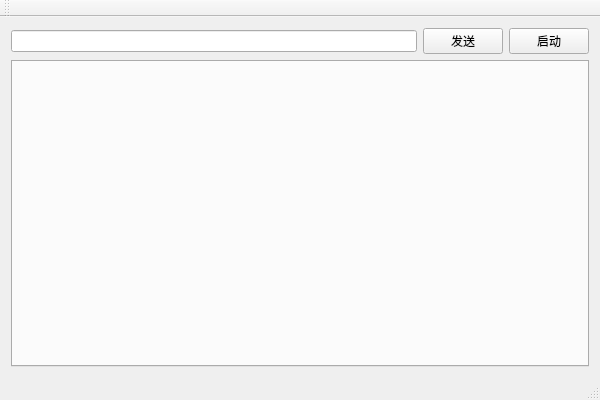
<?xml version="1.0" encoding="UTF-8"?>
<ui version="4.0">
 <class>TestClass</class>
 <widget class="QMainWindow" name="TestClass">
  <property name="geometry">
   <rect>
    <x>0</x>
    <y>0</y>
    <width>600</width>
    <height>400</height>
   </rect>
  </property>
  <property name="windowTitle">
   <string>Test</string>
  </property>
  <widget class="QWidget" name="centralWidget">
   <layout class="QVBoxLayout" name="verticalLayout">
    <item>
     <layout class="QHBoxLayout" name="horizontalLayout">
      <item>
       <widget class="QLineEdit" name="lineEdit"/>
      </item>
      <item>
       <widget class="QPushButton" name="pushButton">
        <property name="text">
         <string>发送</string>
        </property>
       </widget>
      </item>
      <item>
       <widget class="QPushButton" name="pushButton_2">
        <property name="text">
         <string>启动</string>
        </property>
       </widget>
      </item>
     </layout>
    </item>
    <item>
     <widget class="QTabWidget" name="tabWidget"/>
    </item>
   </layout>
  </widget>
  <widget class="QMenuBar" name="menuBar">
   <property name="geometry">
    <rect>
     <x>0</x>
     <y>0</y>
     <width>600</width>
     <height>23</height>
    </rect>
   </property>
  </widget>
  <widget class="QToolBar" name="mainToolBar">
   <attribute name="toolBarArea">
    <enum>TopToolBarArea</enum>
   </attribute>
   <attribute name="toolBarBreak">
    <bool>false</bool>
   </attribute>
  </widget>
  <widget class="QStatusBar" name="statusBar"/>
 </widget>
 <layoutdefault spacing="6" margin="11"/>
 <resources>
  <include location="test.qrc"/>
 </resources>
 <connections/>
</ui>
